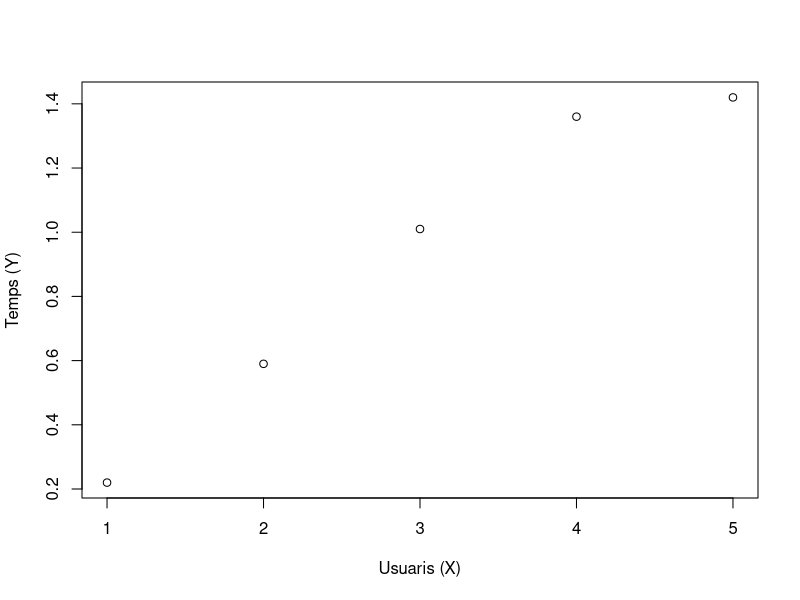

This chart was generated by the following R code:
## ---- chunk 1
library(dplyr)
X = data.frame(
  x = c(1,2,3,4,5),
  y = c(0.22, 0.59, 1.01, 1.36, 1.42)
)
## ---- chunk 2
knitr::kable(X %>% setNames(c('Usuaris', 'Temps')))
## ---- chunk 3

## ---- chunk 4
with(X, plot(x, y, xlab='Usuaris (X)', ylab='Temps (Y)'))
## ---- chunk 5
(df <- X %>% transmute(
  '$x_i$' = x,
  '$y_i$' = y,
  '$(x_i-\\bar{x})^2$' = (x-mean(x))^2,
  '$(y_i-\\bar{y})^2$' = (y-mean(y))^2,
  '$(x_i-\\bar{x})(y_i-\\bar{y})$' = (x-mean(x))*(y-mean(y))
  )) %>% knitr::kable()
names(df) = c('x','y','xc2', 'yc2', 'xcyc')
## ---- chunk 6
with(X, cor(x,y))
## ---- chunk 7
model = lm(y~x, data=X)
summary(model)
## ---- chunk 8
confint(model)
